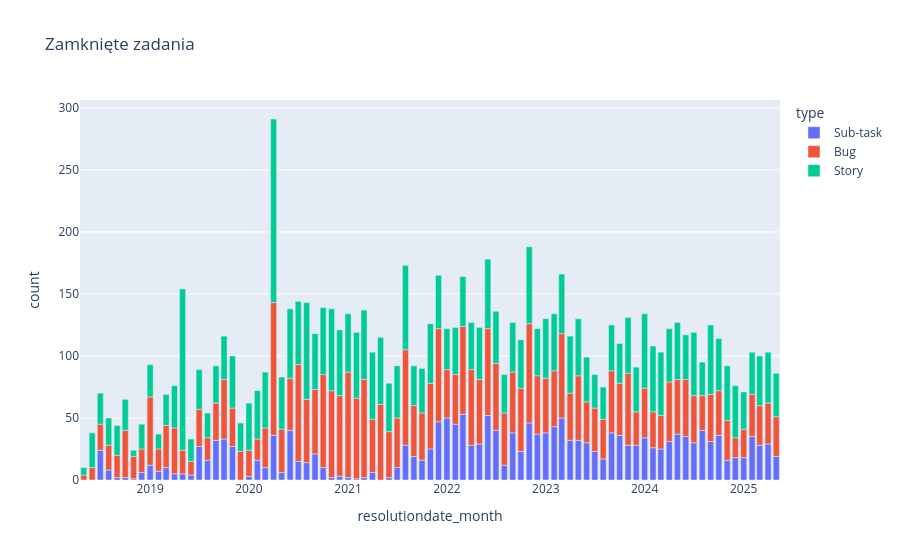

The code cell stored with this chart in its notebook:
### Markdown cell above
# Ilość zamkniętych zadań miesięcznie

### Code cell
px.bar(issues_completed_by_month.toPandas(),x='resolutiondate_month',y='count',color='type',title='Zamknięte zadania')
